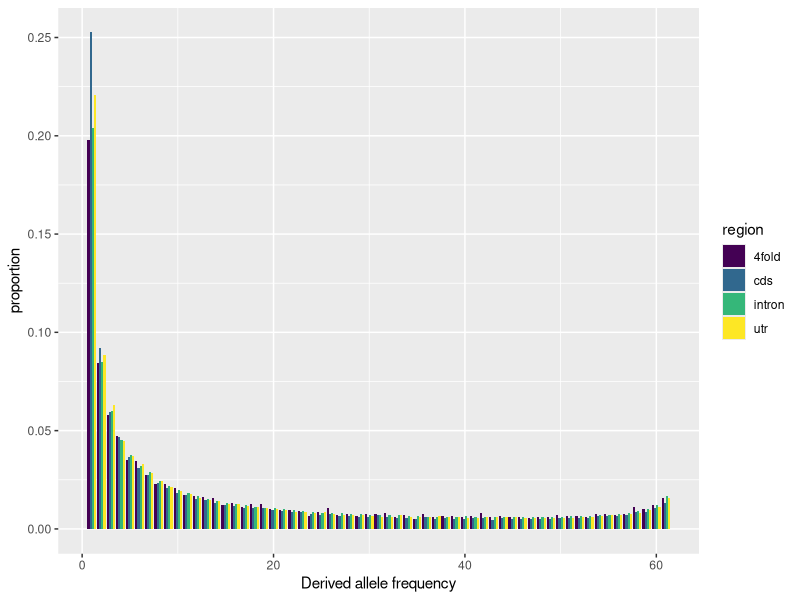

The R source for this figure:
library(ggplot2)
library(viridis)

setwd('~/sal_enhancers/sfs')

sfs_dat <- read.csv('plottable_sfs.csv')

raw <- subset(sfs_dat, bs_rep==0)

sfs <- ggplot(raw, aes(x=freq, y=proportion, fill=region)) +
  geom_bar(stat='identity', position='dodge') +
  scale_fill_viridis(discrete = T) +
  xlab('Derived allele frequency')

png('sfs_plot.png', width=8, height=3, res=320, units='in')

sfs

dev.off()